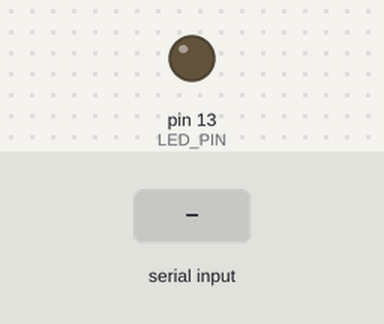
The sketch below on a simulated Arduino Uno, built with avr-gcc and run on an emulated ATmega328P. On the bench: output pins drawn as LEDs (lit = HIGH). Inputs (shaded band) come from the test bench.

Above: at 1.2 s.
1.3 s: "1" received over Serial
At 2.4 s:
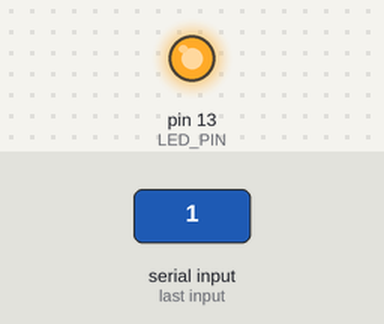
2.8 s: "0" received over Serial
At 3.6 s:
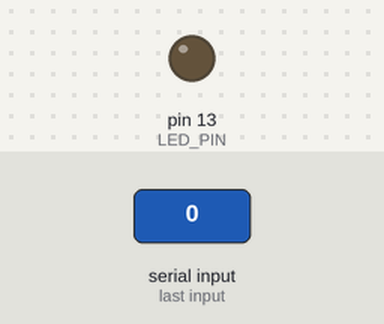
Timing chart, 0 to 5.8 s (numbered marks = the images above; inputs shaded):
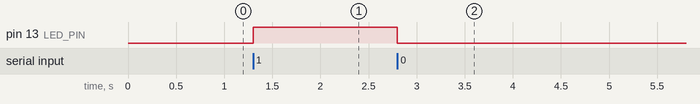

The sketch:

Arduino.ino
```cpp
/**
 * @file sketch.ino
 * @brief Control de LED mediante BLE (Pin 13)
 * @version 1.0
 */

const int LED_PIN = 13;

void setup() {
  // Inicialización de comunicación serial a 9600 baudios (estándar HM-10)
  Serial.begin(9600);
  pinMode(LED_PIN, OUTPUT);
  digitalWrite(LED_PIN, LOW);
}

void loop() {
  if (Serial.available() > 0) {
    char command = Serial.read();

    // Validación de entrada estricta
    switch(command) {
      case '1':
        digitalWrite(LED_PIN, HIGH);
        break;
      case '0':
        digitalWrite(LED_PIN, LOW);
        break;
      default:
        // Ignorar caracteres de ruido o malformados
        break;
    }
  }
}
```

Measured:
- after the input at 1.3 s, pin 13 (LED_PIN): LOW → HIGH at once
- after the input at 2.8 s, pin 13 (LED_PIN): HIGH → LOW at once
